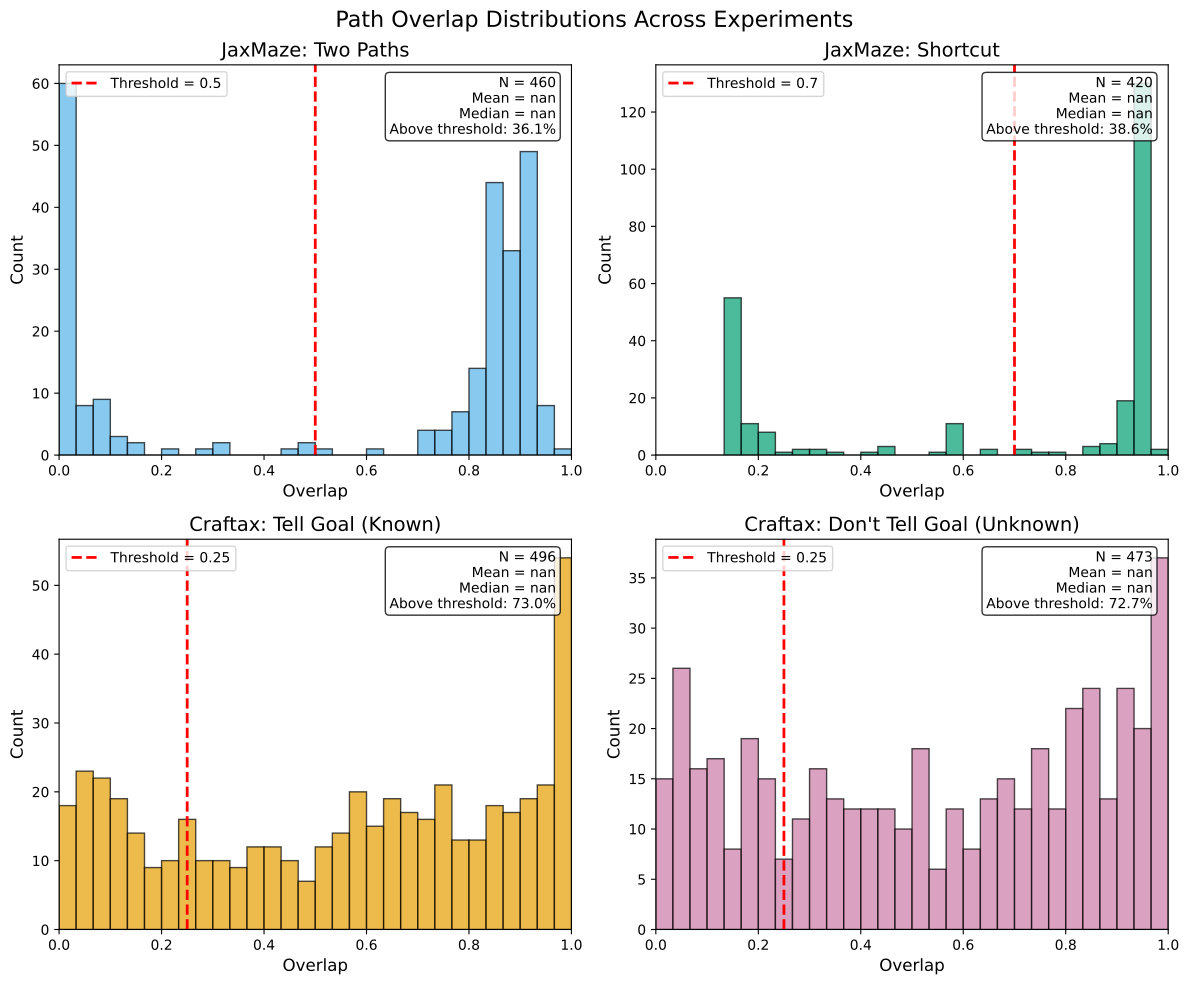

Generate this figure with Python:
"""
Overlap Distribution Histograms

This script generates a 2x2 figure showing the distribution of path overlap values
across different experimental conditions to understand how participants reuse learned paths.

The four panels show:
1. Two Paths (JaxMaze) - manipulation="paths"
2. Shortcut (JaxMaze) - manipulation="shortcut"
3. Craftax - Tell Goal (tell_reuse=1)
4. Craftax - Don't Tell Goal (tell_reuse=0)

Usage:
    uv run python random/overlap_distribution.py
"""

import sys
import os

sys.path.insert(0, ".")
sys.path.append("simulations")

import matplotlib.pyplot as plt
import numpy as np
import polars as pl

from analysis import vis_utils
from analysis import jaxmaze_analysis
from figures.figure_utils import save_figure
import data_configs
import plot_configs

# Overlap thresholds from data_configs
THRESHOLDS = {
  "paths": data_configs.TWO_PATHS_OVERLAP_THRESHOLD,  # 0.5
  "shortcut": data_configs.SHORTCUT_OVERLAP_THRESHOLD,  # 0.7
  "craftax": data_configs.CRAFTAX_OVERLAP_THRESHOLD,  # 0.25
}


def show_NaN_overlap_values(eval_df, full_df, save_dir):
  """Visualize train/test pairs where overlap is NaN to diagnose why.

  For each NaN-overlap eval row, finds ALL training episodes for the same
  user/world/block and creates an 8x2 figure (left: train episodes,
  right: the eval episode repeated). Saves up to 10 examples.
  """

  nan_df = eval_df.filter(pl.col("overlap").is_nan())
  if len(nan_df) == 0:
    print(f"  No NaN overlap values found.")
    return

  os.makedirs(save_dir, exist_ok=True)

  n_examples = min(10, len(nan_df))
  print(f"  Found {len(nan_df)} NaN overlap rows, visualizing {n_examples}...")

  for i in range(n_examples):
    test_row = nan_df.row(i, named=True)

    # Find ALL training episodes for this user/world/block
    train_episodes = full_df.filter(
      user_id=test_row["user_id"],
      world=test_row["world"],
      block_name=test_row["block_name"],
      task_set=0,
      eval=False,
    )

    n_train = len(train_episodes)
    n_rows = max(n_train, 1)  # At least 1 row even if no train episodes

    fig, axes = plt.subplots(n_rows, 2, figsize=(10, 3 * n_rows))
    if n_rows == 1:
      axes = axes.reshape(1, 2)

    for row_idx in range(n_rows):
      # Left column: training episode
      if row_idx < n_train:
        train_row = train_episodes.row(row_idx, named=True)
        vis_utils.visualize_jaxmaze_row(train_row, ax_image=axes[row_idx, 0])
        success_str = "✓" if train_row.get("success") else "✗"
        axes[row_idx, 0].set_title(
          f"Train {row_idx} ({success_str}) | start_pos={train_row.get('start_pos', '?')}"
        )
      else:
        axes[row_idx, 0].text(
          0.5,
          0.5,
          "No train episode",
          ha="center",
          va="center",
          transform=axes[row_idx, 0].transAxes,
        )
        axes[row_idx, 0].set_title("Train (missing)")

      # Right column: eval episode (repeated)
      vis_utils.visualize_jaxmaze_row(test_row, ax_image=axes[row_idx, 1])
      if row_idx == 0:
        axes[row_idx, 1].set_title(f"Eval | start_pos={test_row.get('start_pos', '?')}")
      else:
        axes[row_idx, 1].set_title("")

    fig.suptitle(
      f"NaN overlap example {i}\n"
      f"user={test_row.get('user_id', '?')} | n_train={n_train} | world={test_row.get('world', '?')}",
      fontsize=10,
    )
    fig.tight_layout(rect=[0, 0, 1, 0.95])
    save_figure(fig, f"example_{i}", directory=save_dir)
    plt.close(fig)

  print(f"  Saved {n_examples} NaN diagnostic figures to {save_dir}")


def plot_histogram(ax, overlap_values, title, threshold, color):
  """Plot a histogram of overlap values with threshold line and statistics."""
  # Filter out NaN values
  overlap_values = overlap_values.drop_nulls().to_numpy()

  if len(overlap_values) == 0:
    ax.text(0.5, 0.5, "No data", ha="center", va="center", transform=ax.transAxes)
    ax.set_title(title)
    return

  # Create histogram
  bins = np.linspace(0, 1, 31)  # 30 bins from 0 to 1
  ax.hist(overlap_values, bins=bins, color=color, edgecolor="black", alpha=0.7)

  # Add threshold line
  ax.axvline(
    x=threshold,
    color="red",
    linestyle="--",
    linewidth=2,
    label=f"Threshold = {threshold}",
  )

  # Calculate statistics
  mean_val = np.mean(overlap_values)
  median_val = np.median(overlap_values)
  n_total = len(overlap_values)
  n_above = np.sum(overlap_values > threshold)
  pct_above = 100 * n_above / n_total

  # Add statistics text
  stats_text = (
    f"N = {n_total}\n"
    f"Mean = {mean_val:.3f}\n"
    f"Median = {median_val:.3f}\n"
    f"Above threshold: {pct_above:.1f}%"
  )
  ax.text(
    0.97,
    0.97,
    stats_text,
    transform=ax.transAxes,
    verticalalignment="top",
    horizontalalignment="right",
    fontsize=10,
    bbox=dict(boxstyle="round", facecolor="white", alpha=0.8),
  )

  # Labels and title
  ax.set_xlabel("Overlap", fontsize=12)
  ax.set_ylabel("Count", fontsize=12)
  ax.set_title(title, fontsize=14)
  ax.legend(loc="upper left", fontsize=10)
  ax.set_xlim(0, 1)


def main():
  # Load full JaxMaze dataframe (needed for train episode lookups)
  jaxmaze_parquet = os.path.join(
    data_configs.RESULTS_DIRECTORY,
    "data/jaxmaze/final/human_data_episode_df.parquet",
  )
  craftax_parquet = os.path.join(
    data_configs.RESULTS_DIRECTORY,
    "data/craftax/final/human_data_episode_df.parquet",
  )

  print("Loading JaxMaze human data...")
  jaxmaze_df = pl.read_parquet(jaxmaze_parquet)

  print("Loading Craftax human data...")
  craftax_df = pl.read_parquet(craftax_parquet)

  # Use the same filtered cohorts as the main analysis (including train episodes for NaN diagnosis)
  print("\nFiltering JaxMaze Two Paths data (canonical cohort)...")
  paths_all_df = jaxmaze_analysis.get_path_reuse_eval_data(jaxmaze_df, eval_only=False)
  paths_df = paths_all_df.filter(eval=True)
  print(f"  Two Paths eval episodes: {len(paths_df)}")

  print("\nFiltering JaxMaze Shortcut data (canonical cohort)...")
  shortcut_all_df = jaxmaze_analysis.get_shortcut_eval_data(jaxmaze_df, eval_only=False)
  shortcut_df = shortcut_all_df.filter(eval=True)
  print(f"  Shortcut eval episodes: {len(shortcut_df)}")

  # Diagnose NaN overlap values
  show_NaN_overlap_values(
    paths_df, paths_all_df, "random/plots/overlap_distribution/paths"
  )
  show_NaN_overlap_values(
    shortcut_df, shortcut_all_df, "random/plots/overlap_distribution/shortcut"
  )

  # Craftax filtering (first 100 users per tell_reuse, with training success filter)
  print("\nFiltering Craftax data...")
  craftax_tell_df = craftax_df.filter(eval=True, tell_reuse=1, min_train_success=True)
  craftax_no_tell_df = craftax_df.filter(
    eval=True, tell_reuse=0, min_train_success=True
  )
  print(f"  Craftax Tell Goal eval episodes: {len(craftax_tell_df)}")
  print(f"  Craftax Don't Tell Goal eval episodes: {len(craftax_no_tell_df)}")

  # Create 2x2 figure
  fig, axes = plt.subplots(2, 2, figsize=(12, 10))
  fig.suptitle("Path Overlap Distributions Across Experiments", fontsize=16, y=0.98)

  colors = [
    plot_configs.default_colors["sky blue"],
    plot_configs.default_colors["bluish green"],
    plot_configs.default_colors["orange"],
    plot_configs.default_colors["reddish purple"],
  ]

  plot_histogram(
    axes[0, 0],
    paths_df["overlap"],
    "JaxMaze: Two Paths",
    THRESHOLDS["paths"],
    colors[0],
  )
  plot_histogram(
    axes[0, 1],
    shortcut_df["overlap"],
    "JaxMaze: Shortcut",
    THRESHOLDS["shortcut"],
    colors[1],
  )
  plot_histogram(
    axes[1, 0],
    craftax_tell_df["overlap"],
    "Craftax: Tell Goal (Known)",
    THRESHOLDS["craftax"],
    colors[2],
  )
  plot_histogram(
    axes[1, 1],
    craftax_no_tell_df["overlap"],
    "Craftax: Don't Tell Goal (Unknown)",
    THRESHOLDS["craftax"],
    colors[3],
  )

  plt.tight_layout()

  # Save figure
  save_dir = "random/plots"
  os.makedirs(save_dir, exist_ok=True)
  save_figure(fig, "overlap_distribution", directory=save_dir)

  print("\nDone!")


if __name__ == "__main__":
  main()
